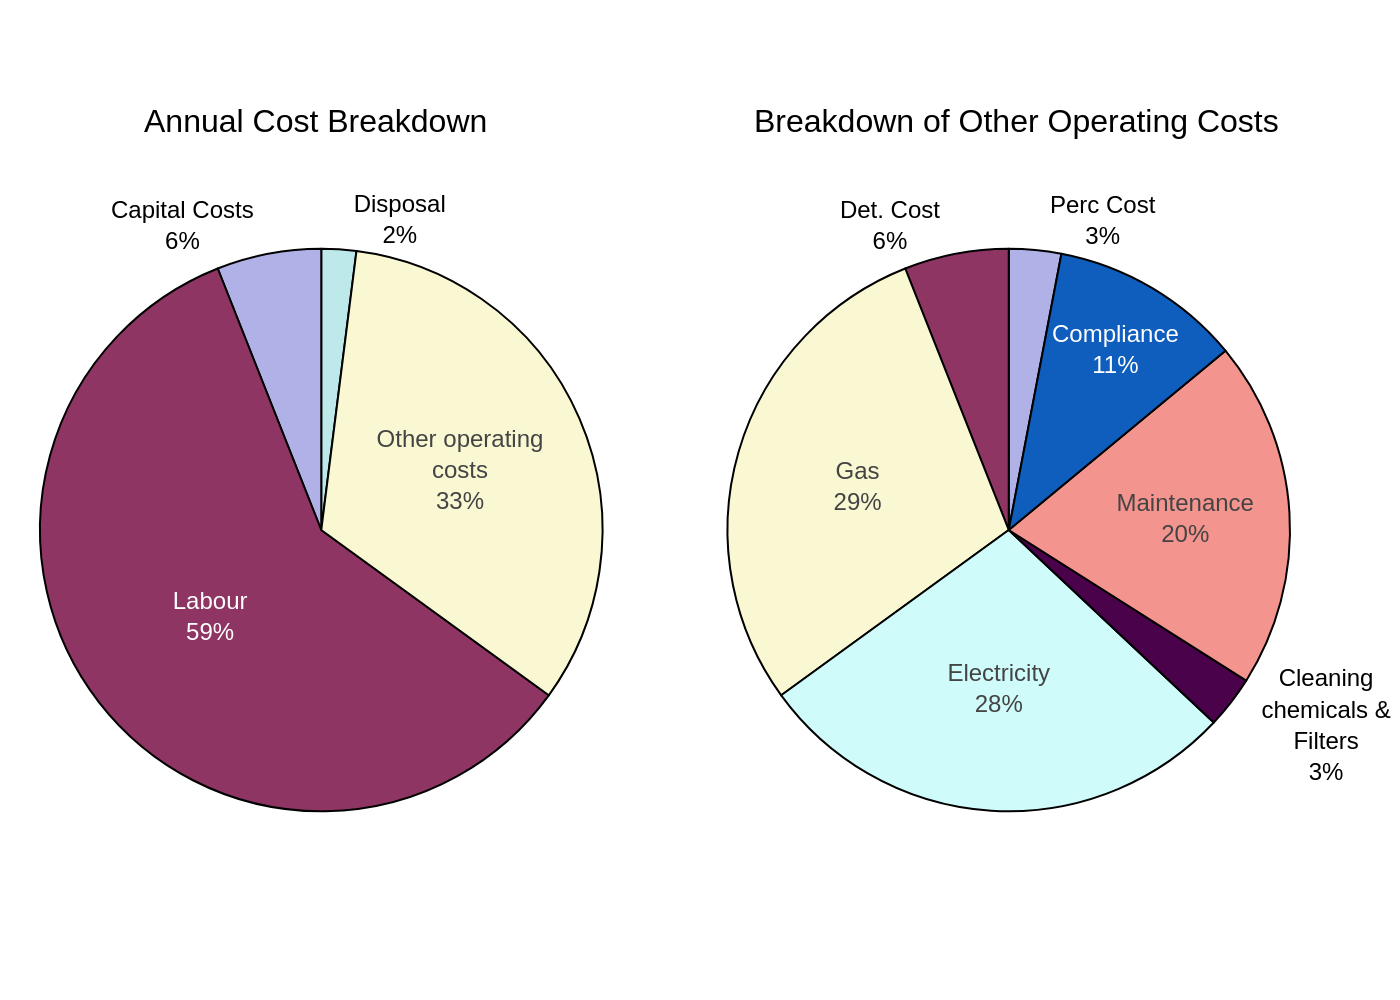

The script that drew this image:
import sys
import json
import plotly.graph_objects as go
from plotly.subplots import make_subplots

# Ensure a JSON file path is provided as a command-line argument
if len(sys.argv) != 2:
    print("Usage: python create_chart.py <path_to_json_file>")
    sys.exit(1)

json_path = sys.argv[1]

# Read and parse the JSON file
try:
    with open(json_path, 'r', encoding='utf-8') as f:
        config = json.load(f)
except FileNotFoundError:
    print(f"Error: JSON file not found at {json_path}")
    sys.exit(1)
except json.JSONDecodeError:
    print(f"Error: Could not decode JSON from {json_path}")
    sys.exit(1)

# Extract data and texts from the JSON object
chart_data_list = config['chart_data']
texts = config['texts']

# Create a figure with two subplots for the pie charts
fig = make_subplots(
    rows=1, cols=2,
    specs=[[{'type': 'domain'}, {'type': 'domain'}]]
)

# Iterate through the chart data list to create a pie chart for each entry
for i, chart_data in enumerate(chart_data_list):
    fig.add_trace(go.Pie(
        labels=chart_data['labels'],
        values=chart_data['values'],
        marker=dict(
            colors=chart_data['colors'],
            line=dict(color='#000000', width=1)
        ),
        texttemplate='%{label}<br>%{value}%',
        textposition='auto',
        hoverinfo='label+percent',
        insidetextorientation='horizontal',
        sort=False,
        name=''  # Hides trace name on hover
    ), row=1, col=i + 1)

# Update the figure layout with titles, fonts, and other styling
fig.update_layout(
    annotations=[
        dict(
            text=texts['title_1'],
            x=0.22, y=1.08,
            font=dict(family="Arial", size=16, color="black"),
            showarrow=False,
            xanchor='center'
        ),
        dict(
            text=texts['title_2'],
            x=0.78, y=1.08,
            font=dict(family="Arial", size=16, color="black"),
            showarrow=False,
            xanchor='center'
        )
    ],
    showlegend=False,
    font=dict(family="Arial", size=12, color="black"),
    margin=dict(t=80, b=20, l=20, r=20),
    paper_bgcolor='white'
)

# Determine the output filename from the input JSON path
# e.g., 'path/to/chart.json' becomes 'chart.png'
base_filename = json_path.split('/')[-1].rsplit('.', 1)[0]
output_filename = f"{base_filename}.png"

# Write the figure to a PNG image file
fig.write_image(output_filename, scale=2)

print(f"Chart saved to {output_filename}")
